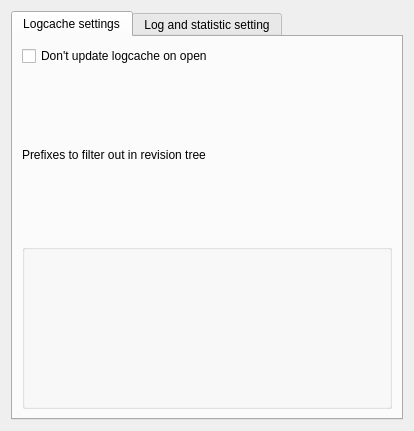
<?xml version="1.0" encoding="UTF-8"?>
<ui version="4.0">
 <class>DbSettings</class>
 <widget class="QWidget" name="DbSettings">
  <property name="geometry">
   <rect>
    <x>0</x>
    <y>0</y>
    <width>414</width>
    <height>431</height>
   </rect>
  </property>
  <layout class="QVBoxLayout" name="verticalLayout_3">
   <item>
    <widget class="QTabWidget" name="tabWidget">
     <property name="currentIndex">
      <number>0</number>
     </property>
     <widget class="QWidget" name="tab">
      <attribute name="title">
       <string>Logcache settings</string>
      </attribute>
      <layout class="QVBoxLayout" name="verticalLayout">
       <item>
        <widget class="QCheckBox" name="dbcfg_noCacheUpdate">
         <property name="text">
          <string>Don't update logcache on open</string>
         </property>
        </widget>
       </item>
       <item>
        <layout class="QGridLayout" name="gridLayout">
         <item row="0" column="0">
          <widget class="QLabel" name="m_exclude_label">
           <property name="text">
            <string>Prefixes to filter out in revision tree</string>
           </property>
          </widget>
         </item>
         <item row="1" column="0">
          <widget class="KEditListBox" name="dbcfg_exclude_box">
           <property name="buttons">
            <set>KEditListBox::Add|KEditListBox::Remove</set>
           </property>
          </widget>
         </item>
        </layout>
       </item>
      </layout>
     </widget>
     <widget class="QWidget" name="tab_2">
      <attribute name="title">
       <string>Log and statistic setting</string>
      </attribute>
      <layout class="QVBoxLayout" name="verticalLayout_2">
       <item>
        <layout class="QGridLayout" name="gridLayout_2">
         <item row="0" column="0">
          <widget class="QLabel" name="m_logpattern_label">
           <property name="text">
            <string>Hide logs containing following words</string>
           </property>
          </widget>
         </item>
         <item row="1" column="0">
          <widget class="KEditListBox" name="dbcfg_exclude_log_pattern">
           <property name="toolTip">
            <string>This is a list which words/substrings a log entry must contain so it will be hidden from log and statistic</string>
           </property>
           <property name="buttons">
            <set>KEditListBox::Add|KEditListBox::Remove</set>
           </property>
          </widget>
         </item>
        </layout>
       </item>
       <item>
        <layout class="QGridLayout" name="gridLayout_3">
         <item row="2" column="0">
          <widget class="KEditListBox" name="dbcfg_exclude_userslog">
           <property name="toolTip">
            <string>Don't display commits of listet users in logwindow and statistic view</string>
           </property>
           <property name="buttons">
            <set>KEditListBox::Add|KEditListBox::Remove</set>
           </property>
          </widget>
         </item>
         <item row="1" column="0">
          <widget class="QLabel" name="m_hideuser_label">
           <property name="text">
            <string>Don't show commits from following users</string>
           </property>
          </widget>
         </item>
         <item row="3" column="0">
          <widget class="QCheckBox" name="dbcfg_filter_empty_author">
           <property name="text">
            <string>Don't disply commits without author</string>
           </property>
          </widget>
         </item>
        </layout>
       </item>
      </layout>
     </widget>
    </widget>
   </item>
  </layout>
 </widget>
 <customwidgets>
  <customwidget>
   <class>KEditListBox</class>
   <extends>QGroupBox</extends>
   <header>keditlistbox.h</header>
  </customwidget>
 </customwidgets>
 <resources/>
 <connections/>
</ui>
